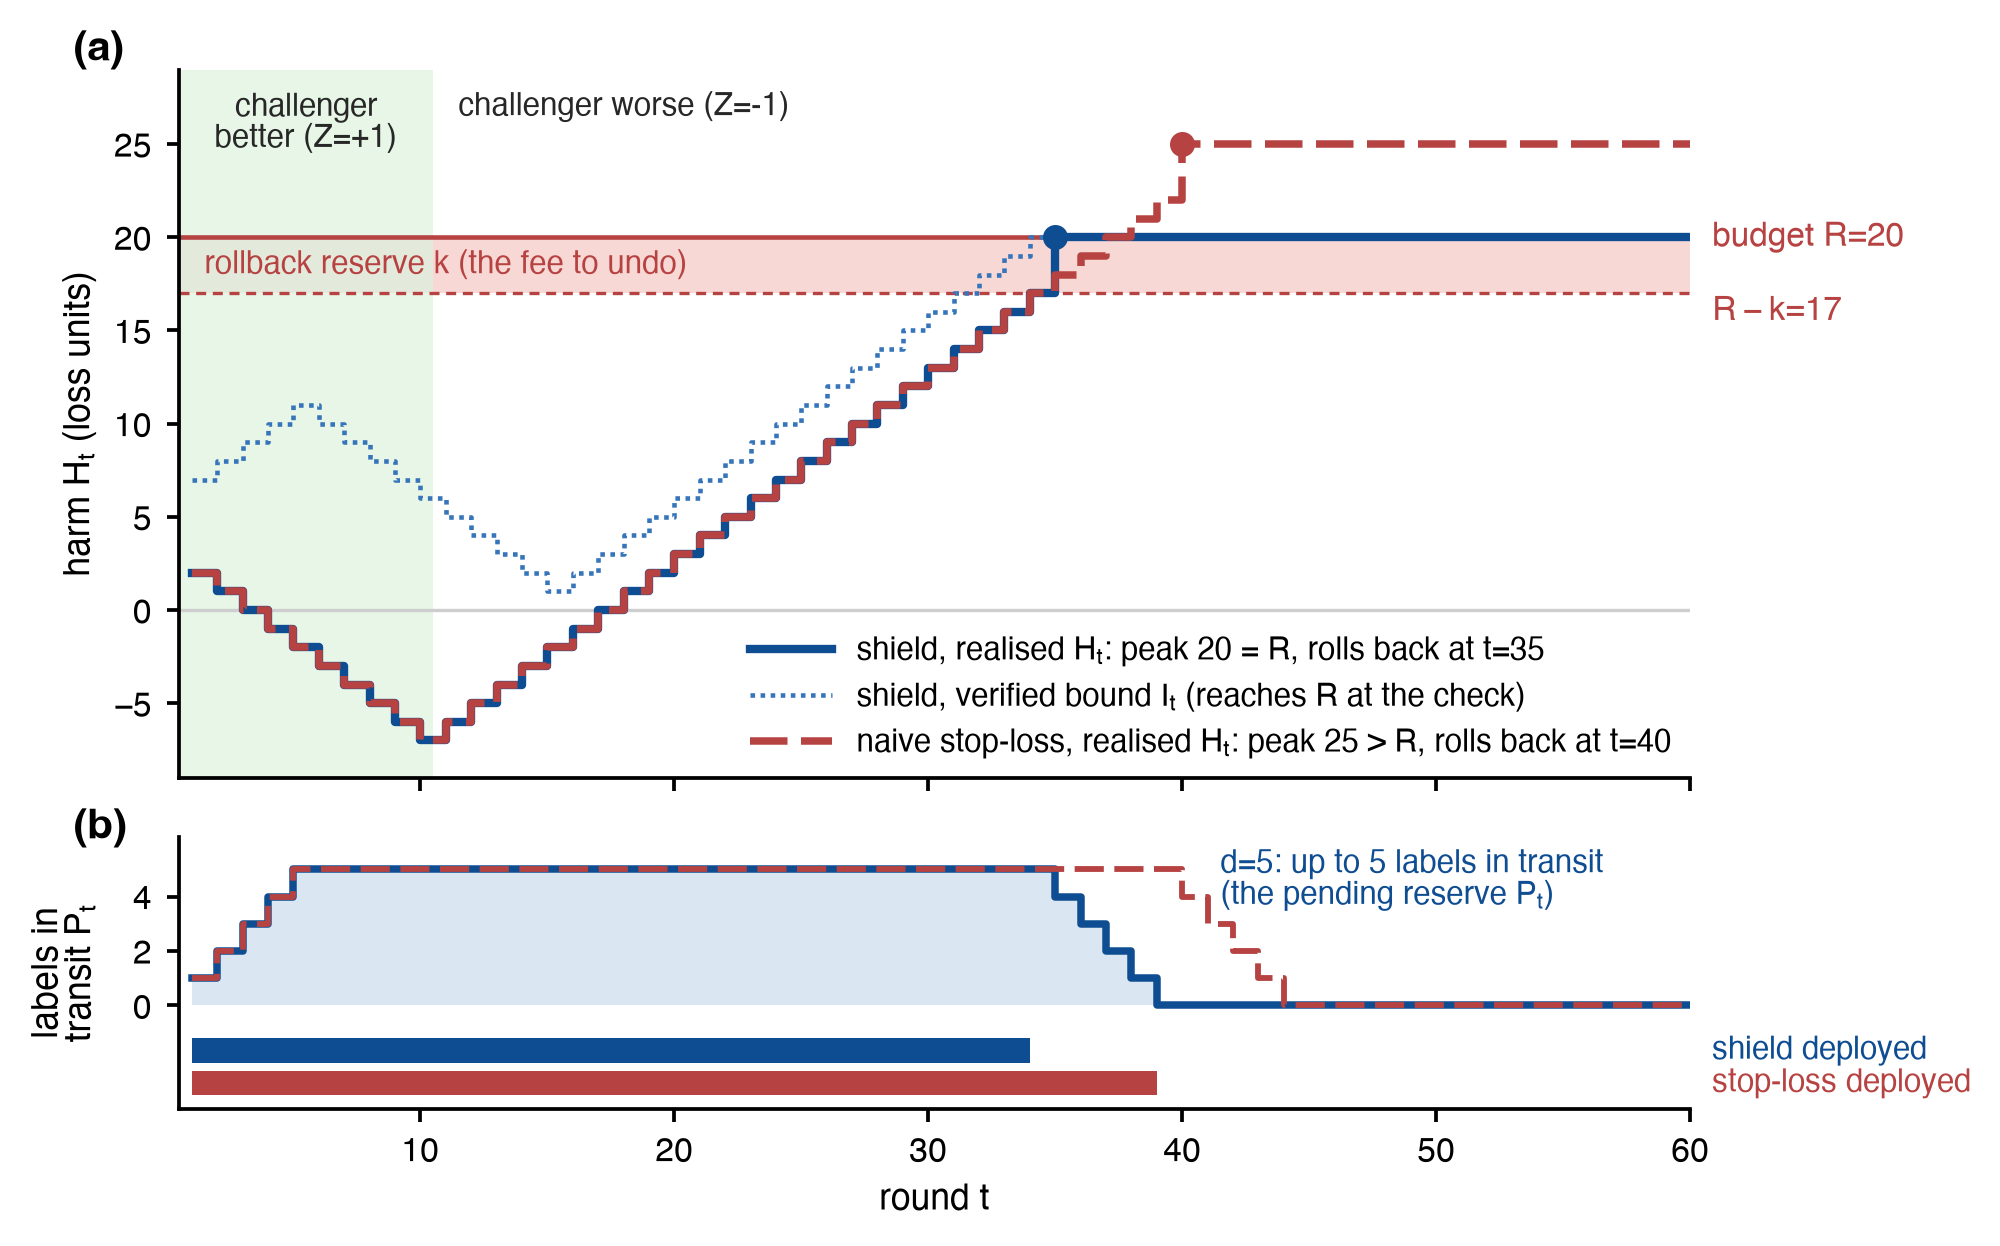

Write the Python code that produced this figure.
"""Figure 1: how the shield works on one deterministic tape (computed with the committed code)."""
import sys
from pathlib import Path

import numpy as np

sys.path.insert(0, str(Path(__file__).resolve().parent))
import matplotlib.pyplot as plt
from style import PALETTE as P, WIDTH, apply_style, panel_label, save

from shiftlab.paper3.baselines import AlwaysChallenger
from shiftlab.paper3.contracts import Costs, ProblemSpec
from shiftlab.paper3.riskbudget import RiskBudgetShield, harm_path
from shiftlab.paper3.riskbudget.comparators import StopLossPlugin
from shiftlab.paper3.simulation import Tape, run_policy

T, D, K, R, NPLUS = 60, 5, 3.0, 20.0, 10  # tape: Z=+1 for rounds 1..NPLUS, then Z=-1; all rounds disagree
z = np.r_[np.ones(NPLUS), -np.ones(T - NPLUS)]
tape = Tape(np.column_stack([(z > 0) * 1.0, (z < 0) * 1.0]), np.ones(T, bool), np.zeros((T, 2)), np.full(T, D), {})
spec = ProblemSpec(T=T, B=60, costs=Costs(c_q=0.05, k=K, c_compute=0.0), delay_known=D)


class Logged:
    """Read-only wrapper: records policy attributes after each act(); never changes behaviour."""
    def __init__(self, pol, probe):
        self.pol, self.probe, self.log = pol, probe, []
        self.name = pol.name
    def reset(self, spec, rng):
        self.log = []; self.pol.reset(spec, rng)
    def act(self, view):
        dec = self.pol.act(view)
        self.log.append(self.probe(self.pol, view.t))
        return dec


shield = Logged(RiskBudgetShield(AlwaysChallenger(), R=R, delta=0.0),
                lambda p, t: dict(I=p._I(t), P=p.P, kN=p.k * p.N, A=p.A))
stop = Logged(StopLossPlugin(AlwaysChallenger(), R),
              lambda p, t: dict(kNA=p.k * p.N + p.A))
res = {}
for key, pol in (("shield", shield), ("stop", stop)):
    rec = run_policy(pol, tape, spec, 0)
    h = harm_path(tape, rec, K)
    # labels in transit after round t: requested at s<=t, released at rtime > t
    rt = np.asarray(rec.release_t)
    pend = np.array([int(((rec.q == 1) & (rt > t) & (np.arange(1, T + 1) <= t)).sum()) for t in range(1, T + 1)])
    res[key] = dict(rec=rec, H=h, pend=pend, log={k: np.array([d[k] for d in pol.log]) for k in pol.log[0]})

t = np.arange(1, T + 1)
Hs, Hl = res["shield"]["H"], res["stop"]["H"]
assert abs(res["shield"]["log"]["P"] - res["shield"]["pend"]).max() < 1e-9  # shield P equals the in-transit count
roll_s = int(np.argmax(res["shield"]["rec"].a[1:] < res["shield"]["rec"].a[:-1]) + 2)
roll_l = int(np.argmax(res["stop"]["rec"].a[1:] < res["stop"]["rec"].a[:-1]) + 2)

apply_style(8.5)
fig, (ax, ax2) = plt.subplots(2, 1, figsize=(WIDTH, 4.5), sharex=True, gridspec_kw=dict(height_ratios=[2.6, 1.0], hspace=0.12))
ax.axhspan(R - K, R, color=P["red_1"], alpha=0.8, lw=0)
ax.axhline(R, color=P["red_strong"], lw=1.1)
ax.axhline(R - K, color=P["red_strong"], lw=0.8, ls=(0, (3, 2)))
ax.text(T + 0.5, R, " budget $R$=20", color=P["red_strong"], va="center", fontsize=8)
ax.text(T + 0.5, R - K - 0.1, " $R-k$=17", color=P["red_strong"], va="top", fontsize=8)
ax.text(1.5, R - K / 2, "rollback reserve $k$ (the fee to undo)", color=P["red_strong"], va="center", fontsize=7.5)
ax.axhline(0, color=P["neutral"], lw=0.8)
ax.axvspan(0.5, NPLUS + 0.5, color=P["green_1"], lw=0, alpha=0.7)
ax.text(NPLUS / 2 + 0.5, 27.8, "challenger\nbetter ($Z$=+1)", ha="center", va="top", fontsize=7.5, color=P["dark"])
ax.text(NPLUS + 1.5, 27.8, "challenger worse ($Z$=-1)", ha="left", va="top", fontsize=7.5, color=P["dark"])

ax.step(t, res["shield"]["log"]["I"], where="post", color=P["blue_secondary"], lw=1.1, ls=(0, (1, 1.2)))
ax.step(t, Hs, where="post", color=P["blue_main"], lw=2.0)
ax.step(t, Hl, where="post", color=P["red_strong"], lw=1.8, ls=(0, (5, 1.8)))
ax.plot(t[np.argmax(Hl)], Hl.max(), "o", color=P["red_strong"], ms=5, zorder=5)
ax.plot(t[np.argmax(Hs)], Hs.max(), "o", color=P["blue_main"], ms=5, zorder=5)
ax.text(NPLUS + 1.0, 27.0, "shield bound $U_t$ + reserve (dotted)", color=P["blue_secondary"], fontsize=7.5, ha="left", va="bottom") if False else None
ax.set_ylabel("harm $H_t$ (loss units)")
ax.set_ylim(-9, 29); ax.set_xlim(0.5, T)
# direct line labels
ax.text(14.0, 5.8, "shield harm $H_t$", color=P["blue_main"], fontsize=8, rotation=0, ha="left", va="bottom") if False else None
from matplotlib.lines import Line2D
ax.legend(handles=[
    Line2D([], [], color=P["blue_main"], lw=2.0, label=f"shield, realised $H_t$: peak {Hs.max():.0f} = $R$, rolls back at $t$={roll_s}"),
    Line2D([], [], color=P["blue_secondary"], lw=1.1, ls=(0, (1, 1.2)), label="shield, verified bound $I_t$ (reaches $R$ at the check)"),
    Line2D([], [], color=P["red_strong"], lw=1.8, ls=(0, (5, 1.8)), label=f"naive stop-loss, realised $H_t$: peak {Hl.max():.0f} > $R$, rolls back at $t$={roll_l}"),
], loc="lower right", fontsize=7.5, bbox_to_anchor=(1.0, 0.0), handlelength=2.6, borderaxespad=0.2)
panel_label(ax, "(a)", -0.07, 1.0)

# bottom: labels in transit and deployed action
ax2.step(t, res["shield"]["pend"], where="post", color=P["blue_main"], lw=1.8)
ax2.step(t, res["stop"]["pend"], where="post", color=P["red_strong"], lw=1.4, ls=(0, (5, 1.8)))
ax2.fill_between(t, 0, res["shield"]["pend"], step="post", color=P["blue_secondary"], alpha=0.18, lw=0)
for key, y, c in (("shield", -2.1, P["blue_main"]), ("stop", -3.3, P["red_strong"])):
    a = res[key]["rec"].a
    ax2.fill_between(t, y, y + 0.9, where=a == 1, step="post", color=c, lw=0)
ax2.text(T + 0.5, -1.65, " shield deployed", color=P["blue_main"], fontsize=7.5, va="center")
ax2.text(T + 0.5, -2.85, " stop-loss deployed", color=P["red_strong"], fontsize=7.5, va="center")
ax2.set_ylim(-3.8, 6.2); ax2.set_yticks([0, 2, 4])
ax2.set_ylabel("labels in\ntransit $P_t$")
ax2.set_xlabel("round $t$")
ax2.text(41.5, 4.6, f"$d$={D}: up to {int(res['shield']['pend'].max())} labels in transit\n(the pending reserve $P_t$)", fontsize=7.5, color=P["blue_main"], va="center")
panel_label(ax2, "(b)", -0.07, 0.96)
fig.align_ylabels([ax, ax2])
save(fig, "mechanism")
print("shield peak", Hs.max(), "rollback", roll_s, "| stoploss peak", Hl.max(), "rollback", roll_l,
      "| max pending", res["shield"]["pend"].max(), res["stop"]["pend"].max())
